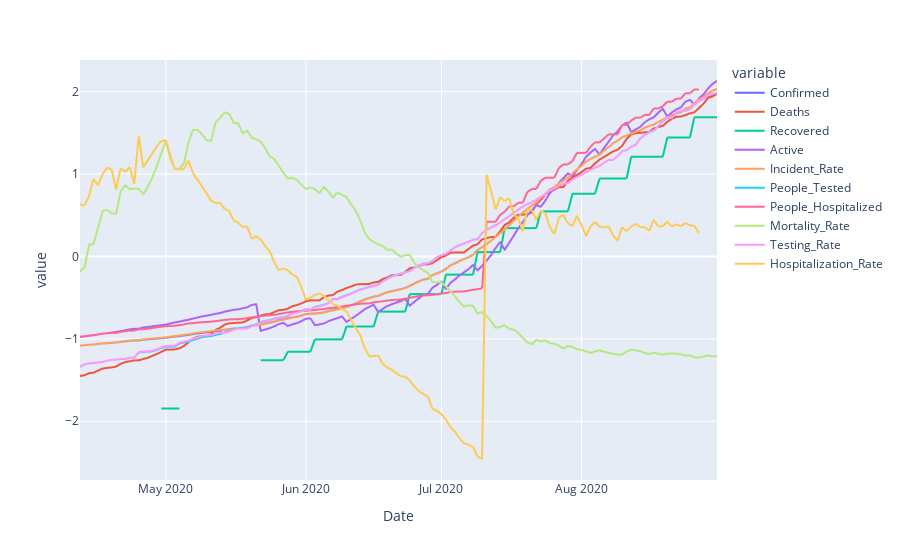

Notebook source saved alongside this figure:
### Code cell
state_dfs['Alabama'].plot()

### Figure 1 — Plotly figure (JSON) as saved in the notebook; plotly's stock layout.template omitted (floating-point values rounded to 4 significant figures; data arrays with more than 128 entries replaced by an {"elided": "..."} marker saying what was removed)
{"data": [{"hovertemplate": "variable=Confirmed<br>Date=%{x}<br>value=%{y}<extra></extra>", "legendgroup": "Confirmed", "line": {"color": "#636efa", "dash": "solid"}, "mode": "lines", "name": "Confirmed", "showlegend": true, "type": "scattergl", "x": {"elided": "142 str values"}, "xaxis": "x", "y": {"elided": "142 float values"}, "yaxis": "y"}, {"hovertemplate": "variable=Deaths<br>Date=%{x}<br>value=%{y}<extra></extra>", "legendgroup": "Deaths", "line": {"color": "#EF553B", "dash": "solid"}, "mode": "lines", "name": "Deaths", "showlegend": true, "type": "scattergl", "x": {"elided": "142 str values"}, "xaxis": "x", "y": {"elided": "142 float values"}, "yaxis": "y"}, {"hovertemplate": "variable=Recovered<br>Date=%{x}<br>value=%{y}<extra></extra>", "legendgroup": "Recovered", "line": {"color": "#00cc96", "dash": "solid"}, "mode": "lines", "name": "Recovered", "showlegend": true, "type": "scattergl", "x": {"elided": "142 str values"}, "xaxis": "x", "y": {"elided": "142 float values"}, "yaxis": "y"}, {"hovertemplate": "variable=Active<br>Date=%{x}<br>value=%{y}<extra></extra>", "legendgroup": "Active", "line": {"color": "#ab63fa", "dash": "solid"}, "mode": "lines", "name": "Active", "showlegend": true, "type": "scattergl", "x": {"elided": "142 str values"}, "xaxis": "x", "y": {"elided": "142 float values"}, "yaxis": "y"}, {"hovertemplate": "variable=Incident_Rate<br>Date=%{x}<br>value=%{y}<extra></extra>", "legendgroup": "Incident_Rate", "line": {"color": "#FFA15A", "dash": "solid"}, "mode": "lines", "name": "Incident_Rate", "showlegend": true, "type": "scattergl", "x": {"elided": "142 str values"}, "xaxis": "x", "y": {"elided": "142 float values"}, "yaxis": "y"}, {"hovertemplate": "variable=People_Tested<br>Date=%{x}<br>value=%{y}<extra></extra>", "legendgroup": "People_Tested", "line": {"color": "#19d3f3", "dash": "solid"}, "mode": "lines", "name": "People_Tested", "showlegend": true, "type": "scattergl", "x": {"elided": "142 str values"}, "xaxis": "x", "y": {"elided": "142 float values"}, "yaxis": "y"}, {"hovertemplate": "variable=People_Hospitalized<br>Date=%{x}<br>value=%{y}<extra></extra>", "legendgroup": "People_Hospitalized", "line": {"color": "#FF6692", "dash": "solid"}, "mode": "lines", "name": "People_Hospitalized", "showlegend": true, "type": "scattergl", "x": {"elided": "142 str values"}, "xaxis": "x", "y": {"elided": "142 float values"}, "yaxis": "y"}, {"hovertemplate": "variable=Mortality_Rate<br>Date=%{x}<br>value=%{y}<extra></extra>", "legendgroup": "Mortality_Rate", "line": {"color": "#B6E880", "dash": "solid"}, "mode": "lines", "name": "Mortality_Rate", "showlegend": true, "type": "scattergl", "x": {"elided": "142 str values"}, "xaxis": "x", "y": {"elided": "142 float values"}, "yaxis": "y"}, {"hovertemplate": "variable=Testing_Rate<br>Date=%{x}<br>value=%{y}<extra></extra>", "legendgroup": "Testing_Rate", "line": {"color": "#FF97FF", "dash": "solid"}, "mode": "lines", "name": "Testing_Rate", "showlegend": true, "type": "scattergl", "x": {"elided": "142 str values"}, "xaxis": "x", "y": {"elided": "142 float values"}, "yaxis": "y"}, {"hovertemplate": "variable=Hospitalization_Rate<br>Date=%{x}<br>value=%{y}<extra></extra>", "legendgroup": "Hospitalization_Rate", "line": {"color": "#FECB52", "dash": "solid"}, "mode": "lines", "name": "Hospitalization_Rate", "showlegend": true, "type": "scattergl", "x": {"elided": "142 str values"}, "xaxis": "x", "y": {"elided": "142 float values"}, "yaxis": "y"}], "layout": {"legend": {"title": {"text": "variable"}, "tracegroupgap": 0}, "margin": {"t": 60}, "xaxis": {"anchor": "y", "domain": [0, 1], "title": {"text": "Date"}}, "yaxis": {"anchor": "x", "domain": [0, 1], "title": {"text": "value"}}}}
